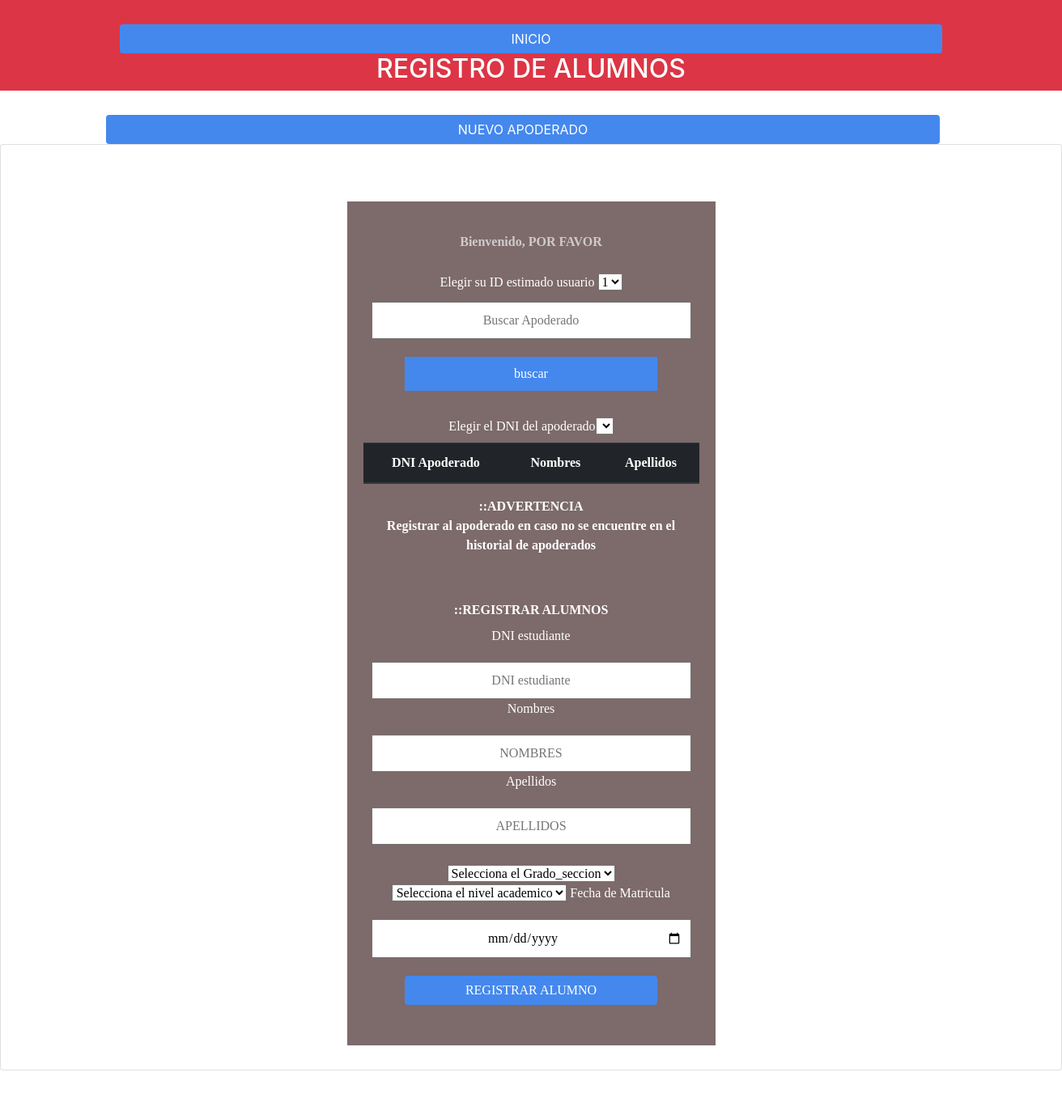
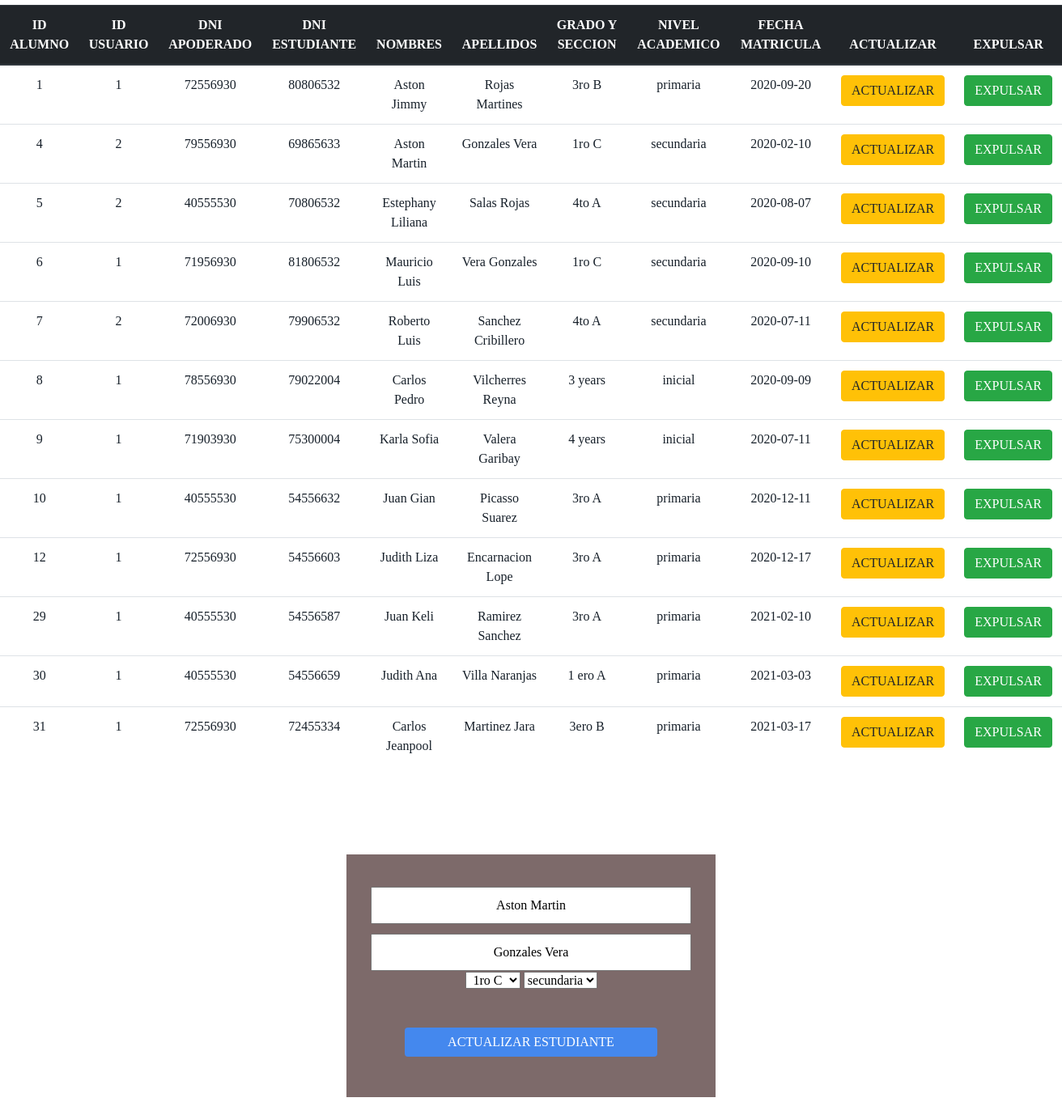
Page /controllers/alumno.php/index.php?editaralumno=4 on the committed database (2 pictures, top to bottom).
### tables this page shows
CREATE TABLE `estudiante` (
  `Idestudiante` int(11) NOT NULL,
  `Idusuario` int(11) NOT NULL,
  `DNIapoderado` int(8) NOT NULL,
  `DNIestudiante` int(8) NOT NULL,
  `Nombres` varchar(50) NOT NULL,
  `Apellidos` varchar(50) NOT NULL,
  `Grado_seccion` varchar(20) NOT NULL,
  `Nivel` varchar(30) NOT NULL,
  `fecha` date NOT NULL
);

### controllers/alumno.php (called while the page is built)
<?php
require_once("../views/alumno.php");
require_once("../models/alumno.php");
?>

### views/alumno.php (the view, shortened to what this page needs)
<?php
require_once("../db/conexion.php");
?>
<!DOCTYPE html>
<html lang="es">
<head>
	<link rel="stylesheet" href="https://maxcdn.bootstrapcdn.com/bootstrap/4.0.0/css/bootstrap.min.css">
	<link rel="stylesheet" href="../css/login.css">
	<link rel="stylesheet" href="../css/cabecera.css">
	<link rel="stylesheet" href="https://cdnjs.cloudflare.com/ajax/libs/animate.css/4.0.0/animate.min.css">
</head>
<body>
	<h2  class="p-2 mb-2 bg-danger text-white"><input type="submit" align="rigth" value="INICIO" class="btn btn-danger" onclick = "location='/ProyectoFinal/views/principal.php/'"/> REGISTRO DE ALUMNOS</h2>
	<input type="submit" align="rigth" value="NUEVO APODERADO" class="btn btn-danger" onclick = "location='/ProyectoFinal/controllers/apoderado.php/'"/>
<div align="center" class="card card-container">
<form method="POST" action="">
<label><h6><b>Bienvenido, POR FAVOR</b></h6></label>
<label>Elegir su ID estimado usuario <select name="select_01">
<?php
$consulta1="SELECT * FROM usuario";
	$ejecutar1=mysqli_query($conexion,$consulta1) or die (mysqli_error($conexion));
?>
<?php foreach ($ejecutar1 as $opciones):?>
<option value="<?php echo $opciones['Idusuario']?>"><?php echo $opciones['Idusuario']?></option>
<?php endforeach?>
	<input size='30' type="text"  minlength="8" maxlength="8" name="txtfiltro" placeholder="Buscar Apoderado" />
<input type="submit" value="buscar" name="btnfiltrar">
</select></label>
<br></br>
<label>Elegir el DNI del apoderado<select name="select_02">
</select></label>
<table class="table table-hover">
	<thead class="thead-dark" align="center">
<tr>
<th>DNI Apoderado</th>
<th>Nombres</th>
<th>Apellidos</th>
</tr>
</thead>
</table>
<label><b>::ADVERTENCIA</b><br><b>Registrar al apoderado en caso no se encuentre en el historial de apoderados</b></label>
<br></br>
<br />
<label><b>::REGISTRAR ALUMNOS</b></label><br>
<label>DNI estudiante</label>
<input type="text" name="DNIestudiante"  minlength="8" maxlength="8"   placeholder="DNI estudiante" />
<label>Nombres</label>
<input type="text" name="Nombres" placeholder="NOMBRES">
<label>Apellidos</label>
<input type="text" name="Apellidos" placeholder="APELLIDOS"><br></br>
<select name="Grado_seccion">
<option value="0">Selecciona el Grado_seccion</option>
</select>
<select name="Nivel">
<option value="0">Selecciona el nivel academico</option>
</select>
<label>Fecha de Matricula</label>
<input type="date" name="fecha" placeholder="FECHA MATRICULA">
<input type="submit" name="guardar"  class="btn btn-info" value="REGISTRAR ALUMNO">
</div>
<br />
<h3><b>::HISTORIAL DE LOS ESTUDIANTES MATRICULADOS::</b>
</h3>
 <table class="table table-condensed">
 	<thead class="thead-dark">
<tr>
<th>ID ALUMNO</th>
<th>ID USUARIO</th>
<th>DNI APODERADO</th>
<th>DNI ESTUDIANTE</th>
<th>NOMBRES</th>
<th>APELLIDOS</th>
<th>GRADO Y SECCION</th>
<th>NIVEL ACADEMICO</th>
<th>FECHA MATRICULA</th>
<th>ACTUALIZAR</th>
<th>EXPULSAR</th>
</tr>
</thead>
<?php
$mostrar="SELECT * FROM estudiante";
$ejecutar=mysqli_query($conexion,$mostrar);
while ($fila=mysqli_fetch_array($ejecutar)){
	$idal=$fila['Idestudiante'];
	$selec_01=$fila['Idusuario'];
	$selec_02=$fila['DNIapoderado'];
	$dni=$fila['DNIestudiante'];
	$nom=$fila['Nombres'];
	$app=$fila['Apellidos'];
	$ipro=$fila['Grado_seccion'];
	$niv=$fila['Nivel'];
	$fm=$fila['fecha'];
?>
<tr align="center">
<td><font color="#17202A"><?php echo $idal; ?></font></td>
<td><font color="#17202A"><?php echo $selec_01; ?></font></td>
<td><font color="#17202A"><?php echo $selec_02; ?></font></td>
<td><font color="#17202A"><?php echo $dni; ?></font></td>
<td><font color="#17202A"><?php echo $nom; ?></font></td>
<td><font color="#17202A"><?php echo $app; ?></font></td>
<td><font color="#17202A"><?php echo $ipro; ?></font></td>
<td><font color="#17202A"><?php echo $niv; ?></font></td>
<td><font color="#17202A"><?php echo $fm; ?></font></td>
<td><a href="index.php?editaralumno=<?php echo $idal;?>"class="btn btn-warning">ACTUALIZAR</a></td>
<td><a href="index.php?eliminaralumno=<?php echo $idal;?>"class="btn btn-success">EXPULSAR</a></td>
</tr>
	<?php } ?>
  </table>
</body>
</html>

### models/editar_alumno.php (shortened to what this page needs)
<?php
if(isset($_GET['editaralumno'])){
	$editariAL = $_GET['editaralumno'];
	$consulta = "SELECT * FROM estudiante WHERE Idestudiante='$editariAL'";
	$ejecutar = mysqli_query($conexion,$consulta);
	$fila = mysqli_fetch_array($ejecutar);
	$nom=$fila['Nombres'];
	$app=$fila['Apellidos'];
	$ipro=$fila['Grado_seccion'];
	$niv=$fila['Nivel'];
	}
?>
<form method="POST" action="">
<input type="text" name="anom" value="<?php echo $nom; ?>">
<input type="text" name="aapp" value="<?php echo $app; ?>">
<select name="aipro">
<option value="<?php echo $ipro; ?>"><?php echo $ipro; ?></option>
</select>
<select name="aniv">
<option value="<?php echo $niv; ?>"><?php echo $niv; ?></option>
</select>
<br></br>
<input type="submit" class="btn btn-info" name="actualizar" value="ACTUALIZAR ESTUDIANTE">
</form>

### css/login.css (style rules this page uses)
* { padding: 0; margin: 0; font-family: century gothic; text-align: center; }
form { padding: 50px 20px; background-color: #381b1ba6; margin: calc(25% + 100px); margin-top: 70px; padding-top: 28px; margin-bottom: 30px }
input { width: calc(100% - 20px); padding: 9px; margin: auto; margin-top: 12px; font-size: 16px }
input[type='submit'] { background-color: #48e; color: #fff; width: calc(80% - 20px); margin: 0 10%; margin-top: 22px; border: none; }
body { background-image:url(../IMG/fondo.jpg); width: 100%; height:100%vh; background-size: cover; color:white; }
h6 { text-align: center; padding: 12px; color: rgb(206, 203, 203); line-height: 20px; }

### rows in the picture
estudiante: Idestudiante "1", Idusuario "1", DNIapoderado "72556930", DNIestudiante "80806532", Nombres "Aston Jimmy", Apellidos "Rojas Martines", Grado_seccion "3ro B", Nivel "primaria", fecha "2020-09-20"
estudiante: Idestudiante "4", Idusuario "2", DNIapoderado "79556930", DNIestudiante "69865633", Nombres "Aston Martin", Apellidos "Gonzales Vera", Grado_seccion "1ro C", Nivel "secundaria", fecha "2020-02-10", anom "Aston Martin", aapp "Gonzales Vera", aipro "1ro C", aniv "secundaria"
estudiante: Idestudiante "5", Idusuario "2", DNIapoderado "40555530", DNIestudiante "70806532", Nombres "Estephany Liliana", Apellidos "Salas Rojas", Grado_seccion "4to A", Nivel "secundaria", fecha "2020-08-07"
estudiante: Idestudiante "6", Idusuario "1", DNIapoderado "71956930", DNIestudiante "81806532", Nombres "Mauricio Luis", Apellidos "Vera Gonzales", Grado_seccion "1ro C", Nivel "secundaria", fecha "2020-09-10"
estudiante: Idestudiante "7", Idusuario "2", DNIapoderado "72006930", DNIestudiante "79906532", Nombres "Roberto Luis", Apellidos "Sanchez Cribillero", Grado_seccion "4to A", Nivel "secundaria", fecha "2020-07-11"
estudiante: Idestudiante "8", Idusuario "1", DNIapoderado "78556930", DNIestudiante "79022004", Nombres "Carlos Pedro", Apellidos "Vilcherres Reyna", Grado_seccion "3 years", Nivel "inicial", fecha "2020-09-09"
estudiante: Idestudiante "9", Idusuario "1", DNIapoderado "71903930", DNIestudiante "75300004", Nombres "Karla Sofia", Apellidos "Valera Garibay", Grado_seccion "4 years", Nivel "inicial", fecha "2020-07-11"
estudiante: Idestudiante "10", Idusuario "1", DNIapoderado "40555530", DNIestudiante "54556632", Nombres "Juan Gian", Apellidos "Picasso Suarez", Grado_seccion "3ro A", Nivel "primaria", fecha "2020-12-11"
estudiante: Idestudiante "12", Idusuario "1", DNIapoderado "72556930", DNIestudiante "54556603", Nombres "Judith Liza", Apellidos "Encarnacion Lope", Grado_seccion "3ro A", Nivel "primaria", fecha "2020-12-17"
estudiante: Idestudiante "29", Idusuario "1", DNIapoderado "40555530", DNIestudiante "54556587", Nombres "Juan Keli", Apellidos "Ramirez Sanchez", Grado_seccion "3ro A", Nivel "primaria", fecha "2021-02-10"
estudiante: Idestudiante "30", Idusuario "1", DNIapoderado "40555530", DNIestudiante "54556659", Nombres "Judith Ana", Apellidos "Villa Naranjas", Grado_seccion "1 ero A", Nivel "primaria", fecha "2021-03-03"
estudiante: Idestudiante "31", Idusuario "1", DNIapoderado "72556930", DNIestudiante "72455334", Nombres "Carlos Jeanpool", Apellidos "Martinez Jara", Grado_seccion "3ero B", Nivel "primaria", fecha "2021-03-17"

### other values in the picture
form field select_01 "1"
